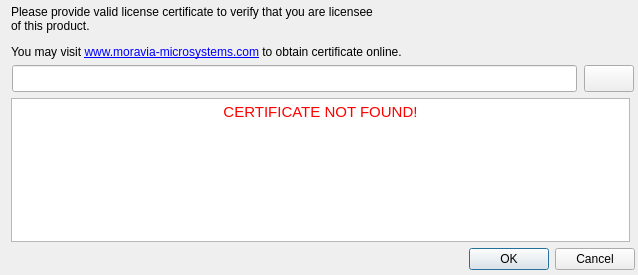
<?xml version="1.0" encoding="UTF-8"?>
<ui version="4.0">
 <class>LicenseInitWidget</class>
 <widget class="QDialog" name="LicenseInitWidget">
  <property name="windowModality">
   <enum>Qt::ApplicationModal</enum>
  </property>
  <property name="geometry">
   <rect>
    <x>0</x>
    <y>0</y>
    <width>638</width>
    <height>275</height>
   </rect>
  </property>
  <property name="sizePolicy">
   <sizepolicy hsizetype="Fixed" vsizetype="Fixed">
    <horstretch>0</horstretch>
    <verstretch>0</verstretch>
   </sizepolicy>
  </property>
  <property name="minimumSize">
   <size>
    <width>638</width>
    <height>275</height>
   </size>
  </property>
  <property name="maximumSize">
   <size>
    <width>638</width>
    <height>275</height>
   </size>
  </property>
  <property name="windowTitle">
   <string>Certificate required</string>
  </property>
  <widget class="QWidget" name="gridLayoutWidget">
   <property name="geometry">
    <rect>
     <x>0</x>
     <y>0</y>
     <width>646</width>
     <height>275</height>
    </rect>
   </property>
   <layout class="QGridLayout" name="gridLayout">
    <item row="0" column="0">
     <spacer name="verticalSpacer_2">
      <property name="orientation">
       <enum>Qt::Vertical</enum>
      </property>
      <property name="sizeType">
       <enum>QSizePolicy::Expanding</enum>
      </property>
      <property name="sizeHint" stdset="0">
       <size>
        <width>5</width>
        <height>40</height>
       </size>
      </property>
     </spacer>
    </item>
    <item row="0" column="1">
     <layout class="QVBoxLayout" name="verticalLayout">
      <item>
       <spacer name="horizontalSpacer">
        <property name="orientation">
         <enum>Qt::Horizontal</enum>
        </property>
        <property name="sizeType">
         <enum>QSizePolicy::Expanding</enum>
        </property>
        <property name="sizeHint" stdset="0">
         <size>
          <width>40</width>
          <height>5</height>
         </size>
        </property>
       </spacer>
      </item>
      <item>
       <layout class="QHBoxLayout" name="horizontalLayout_2">
        <item>
         <widget class="QLabel" name="lblInfo">
          <property name="maximumSize">
           <size>
            <width>500</width>
            <height>16777215</height>
           </size>
          </property>
          <property name="text">
           <string>&lt;html&gt;&lt;head/&gt;&lt;body&gt;&lt;p&gt;Please provide valid license certificate to verify that you are licensee&lt;br/&gt;of this product.&lt;/p&gt;&lt;p&gt;You may visit &lt;a href=&quot;www.moravia-microsystems.com&quot;&gt;&lt;span style=&quot; text-decoration: underline; color:#0000ff;&quot;&gt;www.moravia-microsystems.com&lt;/span&gt;&lt;/a&gt; to obtain certificate online.&lt;/p&gt;&lt;/body&gt;&lt;/html&gt;</string>
          </property>
         </widget>
        </item>
        <item>
         <widget class="QLabel" name="label">
          <property name="maximumSize">
           <size>
            <width>120</width>
            <height>16777215</height>
           </size>
          </property>
          <property name="text">
           <string/>
          </property>
          <property name="pixmap">
           <pixmap resource="../../icons.qrc">:/resources/icons/logo_smaller.png</pixmap>
          </property>
         </widget>
        </item>
       </layout>
      </item>
      <item>
       <layout class="QHBoxLayout" name="horizontalLayout">
        <item>
         <widget class="QLineEdit" name="lePath">
          <property name="sizePolicy">
           <sizepolicy hsizetype="Preferred" vsizetype="Preferred">
            <horstretch>0</horstretch>
            <verstretch>0</verstretch>
           </sizepolicy>
          </property>
          <property name="maximumSize">
           <size>
            <width>565</width>
            <height>16777215</height>
           </size>
          </property>
          <property name="readOnly">
           <bool>true</bool>
          </property>
         </widget>
        </item>
        <item>
         <widget class="QPushButton" name="btnLoad">
          <property name="sizePolicy">
           <sizepolicy hsizetype="Preferred" vsizetype="Preferred">
            <horstretch>0</horstretch>
            <verstretch>0</verstretch>
           </sizepolicy>
          </property>
          <property name="minimumSize">
           <size>
            <width>10</width>
            <height>27</height>
           </size>
          </property>
          <property name="maximumSize">
           <size>
            <width>50</width>
            <height>27</height>
           </size>
          </property>
          <property name="text">
           <string/>
          </property>
          <property name="icon">
           <iconset resource="../../icons.qrc">
            <normaloff>:/resources/icons/projOpen.png</normaloff>:/resources/icons/projOpen.png</iconset>
          </property>
         </widget>
        </item>
       </layout>
      </item>
      <item>
       <widget class="QTextBrowser" name="tbInfo">
        <property name="maximumSize">
         <size>
          <width>619</width>
          <height>16777215</height>
         </size>
        </property>
        <property name="html">
         <string>&lt;!DOCTYPE HTML PUBLIC &quot;-//W3C//DTD HTML 4.0//EN&quot; &quot;http://www.w3.org/TR/REC-html40/strict.dtd&quot;&gt;
&lt;html&gt;&lt;head&gt;&lt;meta name=&quot;qrichtext&quot; content=&quot;1&quot; /&gt;&lt;style type=&quot;text/css&quot;&gt;
p, li { white-space: pre-wrap; }
&lt;/style&gt;&lt;/head&gt;&lt;body style=&quot; font-family:'Sans Serif'; font-size:9pt; font-weight:400; font-style:normal;&quot;&gt;
&lt;p align=&quot;center&quot; style=&quot; margin-top:0px; margin-bottom:0px; margin-left:0px; margin-right:0px; -qt-block-indent:0; text-indent:0px;&quot;&gt;&lt;img src=&quot;:/resources/icons/dialog-warning.png&quot; /&gt;&lt;span style=&quot; font-family:'Ubuntu'; font-size:11pt; color:#ff0000;&quot;&gt;CERTIFICATE NOT FOUND!&lt;/span&gt;&lt;/p&gt;&lt;/body&gt;&lt;/html&gt;</string>
        </property>
       </widget>
      </item>
      <item>
       <layout class="QHBoxLayout" name="horizontalLayout_3">
        <item>
         <spacer name="verticalSpacer">
          <property name="orientation">
           <enum>Qt::Vertical</enum>
          </property>
          <property name="sizeHint" stdset="0">
           <size>
            <width>20</width>
            <height>40</height>
           </size>
          </property>
         </spacer>
        </item>
        <item>
         <widget class="QDialogButtonBox" name="btnBox">
          <property name="standardButtons">
           <set>QDialogButtonBox::Cancel|QDialogButtonBox::Ok</set>
          </property>
         </widget>
        </item>
       </layout>
      </item>
     </layout>
    </item>
    <item row="0" column="2">
     <spacer name="verticalSpacer_3">
      <property name="orientation">
       <enum>Qt::Vertical</enum>
      </property>
      <property name="sizeType">
       <enum>QSizePolicy::Expanding</enum>
      </property>
      <property name="sizeHint" stdset="0">
       <size>
        <width>5</width>
        <height>40</height>
       </size>
      </property>
     </spacer>
    </item>
    <item row="1" column="0" colspan="3">
     <spacer name="horizontalSpacer_2">
      <property name="orientation">
       <enum>Qt::Horizontal</enum>
      </property>
      <property name="sizeType">
       <enum>QSizePolicy::Expanding</enum>
      </property>
      <property name="sizeHint" stdset="0">
       <size>
        <width>40</width>
        <height>5</height>
       </size>
      </property>
     </spacer>
    </item>
   </layout>
  </widget>
 </widget>
 <resources>
  <include location="../../icons.qrc"/>
 </resources>
 <connections/>
</ui>
